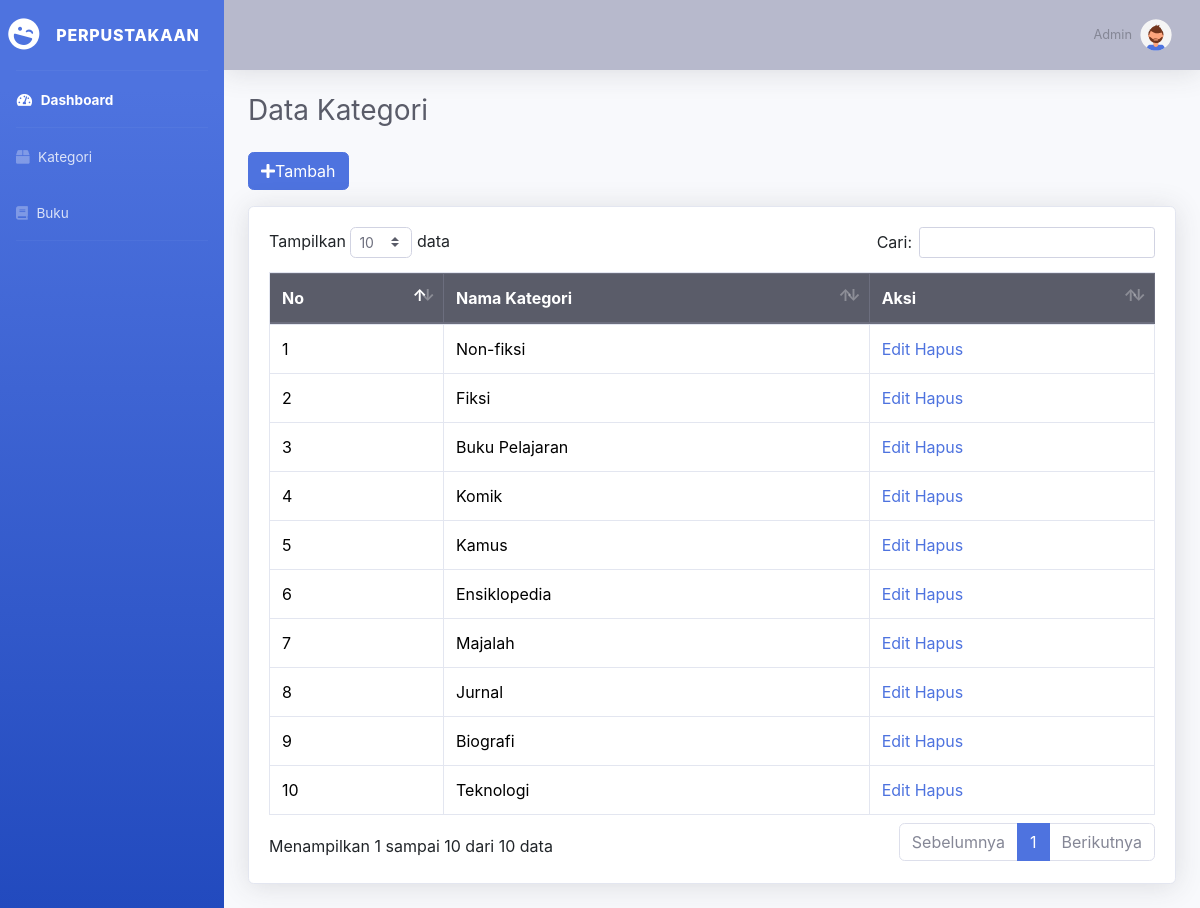
Page /index.php/kategori on the committed database.
### tables this page shows
CREATE TABLE `kategori` (
  `id` int(11) NOT NULL,
  `nama_kategori` varchar(100) NOT NULL
);

### application/controllers/Kategori.php (called while the page is built, shortened)
<?php
class Kategori extends CI_Controller {
    public function __construct()
    {
        $this->load->model('Kategori_model');
    }
    public function index()
    {
        $data['kategori'] = $this->Kategori_model->get_all();
        $this->load->view('templates/header');
        $this->load->view('templates/sidebar');
        $this->load->view('templates/topbar');
        $this->load->view('kategori/index', $data);
        $this->load->view('templates/footer');
    }
}

### index.php (called while the page is built, shortened)
<?php
require_once BASEPATH.'core/CodeIgniter.php';

### application/models/Kategori_model.php (called while the page is built, shortened)
<?php
class Kategori_model extends CI_Model{
    private $table ='Kategori';
    public function get_all()
    {
        return $this->db->get($this->table)->result();
    }
}

### application/views/kategori/index.php (the view, shortened to what this page needs)
<div class="container-fluid">
<h2 class="h3 mb-4 text-gray-800">Data Kategori</h2>
<a href="<?= site_url('kategori/tambah'); ?>" class="btn btn-primary mb-3">
<i class="fas fa-plus"></i>Tambah</a>
<div class="card shadow mb-4">
    <div class="card-body">
        <div class="table-responsive">
            <table class="table table-bordered" id="dataTable" width="100%" cellspacing="0">
                <thead class="thead-dark">
    <tr>
        <th>No</th>
        <th>Nama Kategori</th>
        <th>Aksi</th>
</tr>
</thead>
<?php $no=1; foreach($kategori as $k): ?>
    <tr>
        <td><?= $no++; ?></td>
        <td><?= $k->nama_kategori; ?></td>
        <td>
            <a href="<?= site_url('kategori/edit/'.$k->id); ?>">Edit</a>
             <a href="<?= site_url('kategori/hapus/'.$k->id); ?>"
             onclick="return confirm('yakin?')">Hapus</a>
        </td>
</tr>
<?php endforeach; ?>
</table>
</div>
</div>
</div>
</div>

### rows in the picture
kategori: nama_kategori "Non-fiksi"
kategori: nama_kategori "Fiksi"
kategori: nama_kategori "Buku Pelajaran"
kategori: nama_kategori "Komik"
kategori: nama_kategori "Kamus"
kategori: nama_kategori "Ensiklopedia"
kategori: nama_kategori "Majalah"
kategori: nama_kategori "Jurnal"
kategori: nama_kategori "Biografi"
kategori: nama_kategori "Teknologi"
